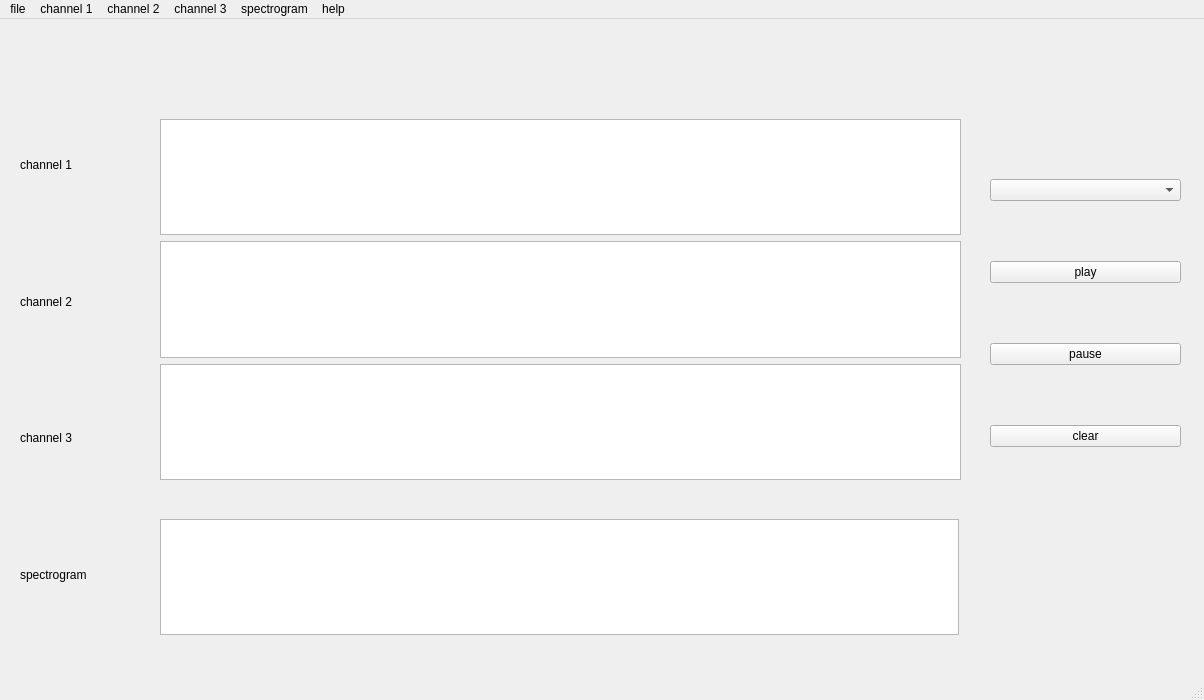
<?xml version="1.0" encoding="UTF-8"?>
<ui version="4.0">
 <class>mainwindow</class>
 <widget class="QMainWindow" name="mainwindow">
  <property name="enabled">
   <bool>true</bool>
  </property>
  <property name="geometry">
   <rect>
    <x>0</x>
    <y>0</y>
    <width>1204</width>
    <height>700</height>
   </rect>
  </property>
  <property name="windowTitle">
   <string>MainWindow</string>
  </property>
  <widget class="QWidget" name="centralwidget">
   <widget class="QWidget" name="verticalLayoutWidget">
    <property name="geometry">
     <rect>
      <x>160</x>
      <y>100</y>
      <width>801</width>
      <height>361</height>
     </rect>
    </property>
    <layout class="QVBoxLayout" name="verticalLayout">
     <item>
      <widget class="QGraphicsView" name="graphicsView"/>
     </item>
     <item>
      <widget class="QGraphicsView" name="graphicsView_3"/>
     </item>
     <item>
      <widget class="QGraphicsView" name="graphicsView_2"/>
     </item>
    </layout>
   </widget>
   <widget class="QWidget" name="verticalLayoutWidget_2">
    <property name="geometry">
     <rect>
      <x>20</x>
      <y>80</y>
      <width>91</width>
      <height>541</height>
     </rect>
    </property>
    <layout class="QVBoxLayout" name="verticalLayout_2">
     <item>
      <widget class="QLabel" name="label">
       <property name="text">
        <string>channel 1</string>
       </property>
      </widget>
     </item>
     <item>
      <widget class="QLabel" name="label_2">
       <property name="text">
        <string>channel 2</string>
       </property>
      </widget>
     </item>
     <item>
      <widget class="QLabel" name="label_3">
       <property name="text">
        <string>channel 3</string>
       </property>
      </widget>
     </item>
     <item>
      <widget class="QLabel" name="label_4">
       <property name="text">
        <string>spectrogram</string>
       </property>
      </widget>
     </item>
    </layout>
   </widget>
   <widget class="QWidget" name="verticalLayoutWidget_3">
    <property name="geometry">
     <rect>
      <x>990</x>
      <y>100</y>
      <width>191</width>
      <height>391</height>
     </rect>
    </property>
    <layout class="QVBoxLayout" name="verticalLayout_3">
     <property name="spacing">
      <number>0</number>
     </property>
     <item>
      <widget class="QComboBox" name="channels"/>
     </item>
     <item>
      <widget class="QPushButton" name="resume">
       <property name="text">
        <string>play</string>
       </property>
      </widget>
     </item>
     <item>
      <widget class="QPushButton" name="pause">
       <property name="text">
        <string>pause</string>
       </property>
      </widget>
     </item>
     <item>
      <widget class="QPushButton" name="clear">
       <property name="text">
        <string>clear</string>
       </property>
      </widget>
     </item>
    </layout>
   </widget>
   <widget class="QGraphicsView" name="graphicsView_4">
    <property name="geometry">
     <rect>
      <x>160</x>
      <y>500</y>
      <width>799</width>
      <height>116</height>
     </rect>
    </property>
   </widget>
  </widget>
  <widget class="QStatusBar" name="statusbar">
   <property name="baseSize">
    <size>
     <width>4</width>
     <height>8</height>
    </size>
   </property>
  </widget>
  <widget class="QMenuBar" name="menubar">
   <property name="geometry">
    <rect>
     <x>0</x>
     <y>0</y>
     <width>1204</width>
     <height>26</height>
    </rect>
   </property>
   <property name="autoFillBackground">
    <bool>false</bool>
   </property>
   <property name="defaultUp">
    <bool>true</bool>
   </property>
   <widget class="QMenu" name="menusignal_processing">
    <property name="baseSize">
     <size>
      <width>7</width>
      <height>7</height>
     </size>
    </property>
    <property name="title">
     <string>file</string>
    </property>
    <addaction name="about"/>
    <addaction name="close"/>
   </widget>
   <widget class="QMenu" name="open_ch1">
    <property name="title">
     <string>channel 1</string>
    </property>
   </widget>
   <widget class="QMenu" name="open_ch2">
    <property name="title">
     <string>channel 2</string>
    </property>
   </widget>
   <widget class="QMenu" name="open_ch3">
    <property name="title">
     <string>channel 3</string>
    </property>
   </widget>
   <widget class="QMenu" name="spect">
    <property name="title">
     <string>spectrogram</string>
    </property>
   </widget>
   <widget class="QMenu" name="help">
    <property name="title">
     <string>help</string>
    </property>
   </widget>
   <addaction name="menusignal_processing"/>
   <addaction name="open_ch1"/>
   <addaction name="open_ch2"/>
   <addaction name="open_ch3"/>
   <addaction name="spect"/>
   <addaction name="help"/>
  </widget>
  <action name="actionopen">
   <property name="text">
    <string>open </string>
   </property>
  </action>
  <action name="actionhelp">
   <property name="text">
    <string>help</string>
   </property>
  </action>
  <action name="close">
   <property name="text">
    <string>close </string>
   </property>
  </action>
  <action name="actionhelp_2">
   <property name="text">
    <string>help </string>
   </property>
  </action>
  <action name="about">
   <property name="text">
    <string>about</string>
   </property>
  </action>
 </widget>
 <resources/>
 <connections/>
</ui>
